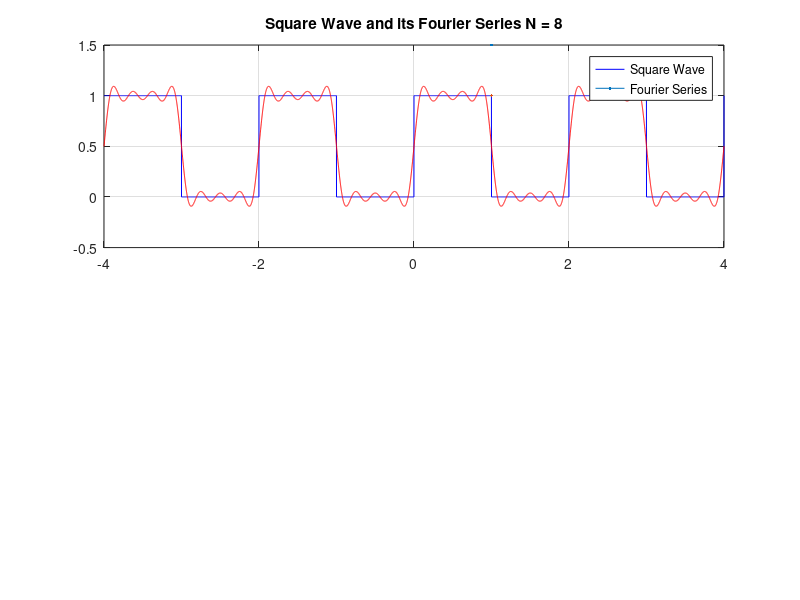

The MATLAB script that drew this image: (Note: this script raises an error after producing the figure.)
%% Part 1: fourier series with N = 8 and N = 16

% Parameters
f = 0.5;                % Frequency of the square wave
T = 1 / f;            % Period of the square wave
N1 = 8;               % Number of terms in the Fourier series
N2 = 16;
t = -2*T:0.001:2*T;      % Time vector

% Generate a square wave signal
x = (square(2*pi*f*t)./2+0.5);

% Initialize the Fourier series approximation (set to a0)
x_fs1 = zeros(size(t))+(sum(x)/length(t));
x_fs2 = zeros(size(t))+(sum(x)/length(t));

% Calculate the Fourier series
for n = 1:2:N1  % Only odd harmonics contribute to a square wave
    x_fs1 = x_fs1 + 2/(n*pi) * sin(2 * pi * n * f * t);
end

for n = 1:2:N2
    x_fs2 = x_fs2 + 2/(n*pi) * sin(2 * pi * n * f * t);
end

% Plot the square wave and its Fourier series
figure(1);

% plot N = 8
subplot(2,1,1);
plot(t, x, 'blue',LineWidth=1.5);
hold on;
plot(t, x_fs1, 'red',LineWidth=1);
title(['Square Wave and its Fourier Series N = ',num2str(N1)]);
legend('Square Wave', 'Fourier Series');
axis([min(t) max(t) -0.5 1.5]);
grid on;

% plot N = 16
subplot
subplot(2,1,2);
plot(t, x, 'blue',LineWidth=1.5);
hold on;
plot(t, x_fs2, 'red',LineWidth=1);
title(['Square Wave and its Fourier Series N = ',num2str(N2)]);
legend('Square Wave', 'Fourier Series');
axis([min(t) max(t) -0.5 1.5]);
grid on;

sgtitle('Part 1 : N = 8 and N = 16');

%% part 2 : fourier series with N = 64

% Parameters
f = 0.5;                % Frequency of the square wave
T = 1 / f;            % Period of the square wave
N = 64;               % Number of terms in the Fourier series
t = -2*T:0.001:2*T;      % Time vector

% Generate a square wave signal
x = (square(2*pi*f*t)./2+0.5);

% Initialize the Fourier series approximation (set to a0)
x_fs = zeros(size(t))+(sum(x)/length(t));

% Calculate the Fourier series
for n = 1:2:N  % Only odd harmonics contribute to a square wave
    x_fs = x_fs + 2/(n*pi) * sin(2 * pi * n * f * t);
end


% Plot the square wave and its Fourier series
figure(2);
plot(t, x, 'blue',LineWidth=1.5);
hold on;
plot(t, x_fs, 'red',LineWidth=1);
yline(max(x),'b--',LineWidth=2);
yline(max(x_fs),'r--',LineWidth=2);
% title(sprintf('Square Wave and its Fourier Series N = {%d}',N));
legend('Square Wave', 'Fourier Series','Square Wave Max', 'Fourier Series Max');
grid on;

sgtitle(sprintf('square wave and its FS with N = %d, with the overshoot comparison\novershoot: %0.2f%%',N,(max(x_fs)-max(x))*100));

